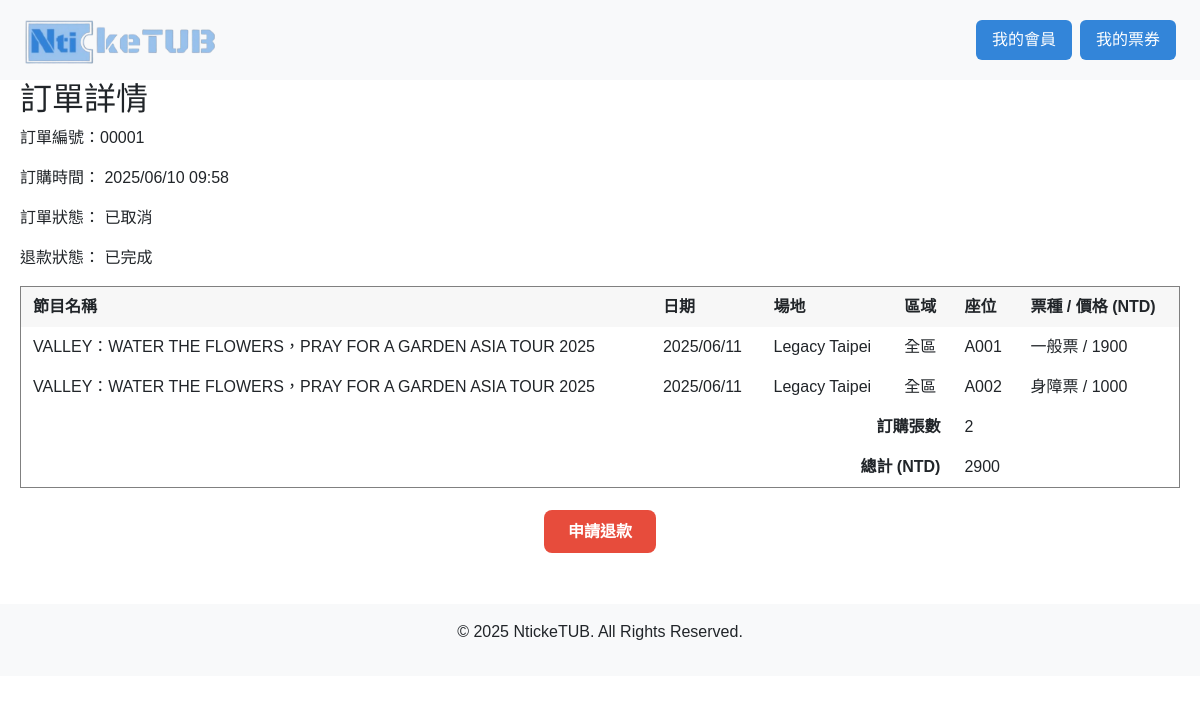
Page /order/1 on the committed database.
### models/order.py (models this page shows)
class Order(db.Model):
  __tablename__ = 'Orders'
  order_id = db.Column(db.Integer, primary_key=True)
  order_status = db.Column(db.String(1), nullable=False, default='P')
  buyer_name = db.Column(db.String(255))
  buyer_email = db.Column(db.String(255))
  buyer_phone = db.Column(db.String(10))
  total_price = db.Column(db.Integer)
  mem_id = db.Column(db.Integer, db.ForeignKey('Member.mem_id'))
  createdAt = db.Column(db.DateTime, default=func.now())
  updatedAt = db.Column(db.DateTime, default=func.now(), onupdate=func.now())
  payment = relationship('Payment', back_populates='order')

### models/ticket.py (models this page shows)
class Ticket(db.Model):
    __tablename__ = 'Ticket'
    ticket_id = db.Column(db.Integer, primary_key=True)
    seat_no = db.Column(db.String(4))
    ticket_status = db.Column(db.String(1))
    is_disabled = db.Column(db.Boolean, default=False)
    order_id = db.Column(db.Integer, db.ForeignKey('Orders.order_id'))
    game_id = db.Column(db.Integer, db.ForeignKey('Game.game_id'))
    area_id = db.Column(db.Integer, db.ForeignKey('Area.area_id'))
    createdAt = db.Column(db.DateTime, default=func.now())
    updatedAt = db.Column(db.DateTime, default=func.now(), onupdate=func.now())
    area = db.relationship('Area', backref='tickets')

### models/show.py (models this page shows, shortened)
class Show(db.Model):
    __tablename__ = 'Show'
    show_id = db.Column(db.Integer, primary_key=True)
    show_name = db.Column(db.String(255))
    show_desc = db.Column(db.Text)
    show_pic = db.Column(db.Text)
    start_date = db.Column(Date)
    end_date = db.Column(Date)
    host_id = db.Column(db.Integer, db.ForeignKey('Host.host_id'))
    location_id = db.Column(db.Integer, db.ForeignKey('Location.loc_id'))
    createdAt = db.Column(db.DateTime, default=func.now())
    updatedAt = db.Column(db.DateTime, default=func.now(), onupdate=func.now())

### models/game.py (models this page shows)
class Game(db.Model):
  __tablename__ = 'Game'
  game_id = db.Column(db.Integer, primary_key=True)
  game_date = db.Column(db.Date)
  game_time = db.Column(db.Time)
  sale_start_time = db.Column(db.DateTime)
  sale_end_time = db.Column(db.DateTime)
  game_status = db.Column(db.String(1))
  total_seats = db.Column(db.Integer)
  available_seats = db.Column(db.Integer)
  show_id = db.Column(db.Integer, db.ForeignKey('Show.show_id'))
  createdAt = db.Column(db.DateTime, default=func.now())
  updatedAt = db.Column(db.DateTime, default=func.now(), onupdate=func.now())

### models/location.py (models this page shows)
class Location(db.Model):
  __tablename__ = 'Location'
  loc_id = db.Column(db.Integer, primary_key=True)
  loc_name = db.Column(db.String(255))
  createdAt = db.Column(db.DateTime, default=func.now())
  updatedAt = db.Column(db.DateTime, default=func.now(), onupdate=func.now())

### models/area.py (models this page shows)
class Area(db.Model):
  __tablename__ = 'Area'
  area_id = db.Column(db.Integer, primary_key=True)
  area_name = db.Column(db.String(255))
  seat_count = db.Column(db.Integer)
  price = db.Column(db.Integer)
  disabled_price = db.Column(db.Integer)
  disabled_seats = db.Column(db.Integer)
  loc_id = db.Column(db.Integer, db.ForeignKey('Location.loc_id'))
  sect_id = db.Column(db.Integer, db.ForeignKey('Section.sect_id'))
  createdAt = db.Column(db.DateTime, default=func.now())
  updatedAt = db.Column(db.DateTime, default=func.now(), onupdate=func.now())

### app.py (the view)
@app.route('/order/<int:order_id>')
def order_detail(order_id):
    order = Order.query.get_or_404(order_id)
    tickets = db.session.query(Ticket, Game, Show, Area, Location)\
    .join(Game, Ticket.game_id == Game.game_id)\
    .join(Show, Game.show_id == Show.show_id)\
    .join(Area, Ticket.area_id == Area.area_id)\
    .join(Location, Show.location_id == Location.loc_id)\
    .filter(Ticket.order_id == order_id).all()
    refund = Refund.query.filter_by(order_id=order_id).first()
    refund_status = refund.refund_status if refund else None
    return render_template('order_detail.html', order=order, tickets=tickets, refund_status=refund_status)

### templates/order_detail.html (shortened to what this page needs)
{% extends "layout.html" %}
{% block content %}
<div class="container">
<h2>訂單詳情</h2>
<div>
  <p>訂單編號：{{ '%05d'|format(order.order_id) }}</p>
  <p>訂購時間：
    {% if order.createdAt %}
      {{ order.createdAt.strftime('%Y/%m/%d %H:%M') }}
    {% else %}
      未知
    {% endif %}
  </p>
  <p>訂單狀態：
    {% if order.order_status == 'Y' %}
      已完成
    {% elif order.order_status == 'N' %}
      未付款
    {% elif order.order_status == 'C' %}
      已取消
    {% else %}
      未知
    {% endif %}
  </p>
  <p>退款狀態：
    {% if refund_status == 'approved' %}
      已完成
    {% elif refund_status == 'rejected' %}
      已拒絕
    {% else %}
      無退款申請
    {% endif %}
  </p>
</div>
{% if tickets %}
  <table border="1" cellpadding="8" cellspacing="0" style="width: 100%; border-collapse: collapse; margin-top: 1rem;">
    <thead style="background-color: #f0f0f0;">
      <tr>
        <thead>
          <tr>
            <th>節目名稱</th>
            <th>日期</th>
            <th>場地</th>
            <th>區域</th>
            <th>座位</th>
            <th>票種 / 價格 (NTD)</th>
          </tr>
        </thead>
      </tr>
    </thead>
    <tbody>
      {% for ticket, game, show, area, location in tickets %}
      <tr>
        <td>{{ show.show_name }}</td>
        <td>{{ game.game_date.strftime('%Y/%m/%d') if game.game_date else '未知' }}</td>
        <td>{{ location.loc_name if location else '未知' }}</td>
        <td>{{ area.area_name }}</td>
        <td>
          {% if ticket.seat_no %}
            {{ ticket.seat_no }}
          {% else %}
            無座位
          {% endif %}
        </td>
        <td>
          {% if ticket.is_disabled %}
            身障票 / {{ area.disabled_price }}
          {% else %}
            一般票 / {{ area.price }}
          {% endif %}
        </td>
   </tr>
      {% endfor %}
    </tbody>
    <tfoot>
      <tr>
        <td colspan="4" style="text-align: right; font-weight: bold;">訂購張數</td>
        <td>{{ tickets|length }}</td>
      </tr>
      <tr>
        <td colspan="4" style="text-align: right; font-weight: bold;">總計 (NTD)</td>
        <td>{{ order.total_price }}</td>
      </tr>
    </tfoot>
  </table>
{% else %}
  <p>此訂單沒有票券。</p>
{% endif %}
<div style="text-align: center; margin-top: 2rem;">
  <a href="{{ url_for('refund_detail', order_id=order.order_id) }}" class="btn-refund" style="background-color: #e74c3c; color: white; padding: 0.8rem 1.5rem; border-radius: 8px; text-decoration: none; font-weight: bold;">申請退款</a>
</div>
</div>
{% endblock %}

### static/style.css (style rules this page uses)
body { font-family: Arial, sans-serif; }

### templates/order_detail.html (style rules this page uses)
table th, table td { padding: 8px 12px; }
table th { background-color: #f7f7f7; }
.container { max-width: 1400px; margin: 0 auto; padding: 0 20px; }

### templates/layout.html (style rules this page uses)
body { margin: 0; padding: 0; }
:root { --main-blue: #99C2EC; --blue-hover: #79AEE5; --blue-active: #3385D9; }

### rows in the picture
Order: order_id "00001", createdAt "2025/06/10 09:58", total_price "2900"
Ticket: show_name "VALLEY：WATER THE FLOWERS，PRAY FOR A GARDEN ASIA TOUR 2025", game_date "2025/06/11", loc_name "Legacy Taipei", area_name "全區", seat_no "A001", price "1900"
Ticket: show_name "VALLEY：WATER THE FLOWERS，PRAY FOR A GARDEN ASIA TOUR 2025", game_date "2025/06/11", loc_name "Legacy Taipei", area_name "全區", seat_no "A002", disabled_price "1000"

### other values in the picture
{{ tickets|length }} "2"
